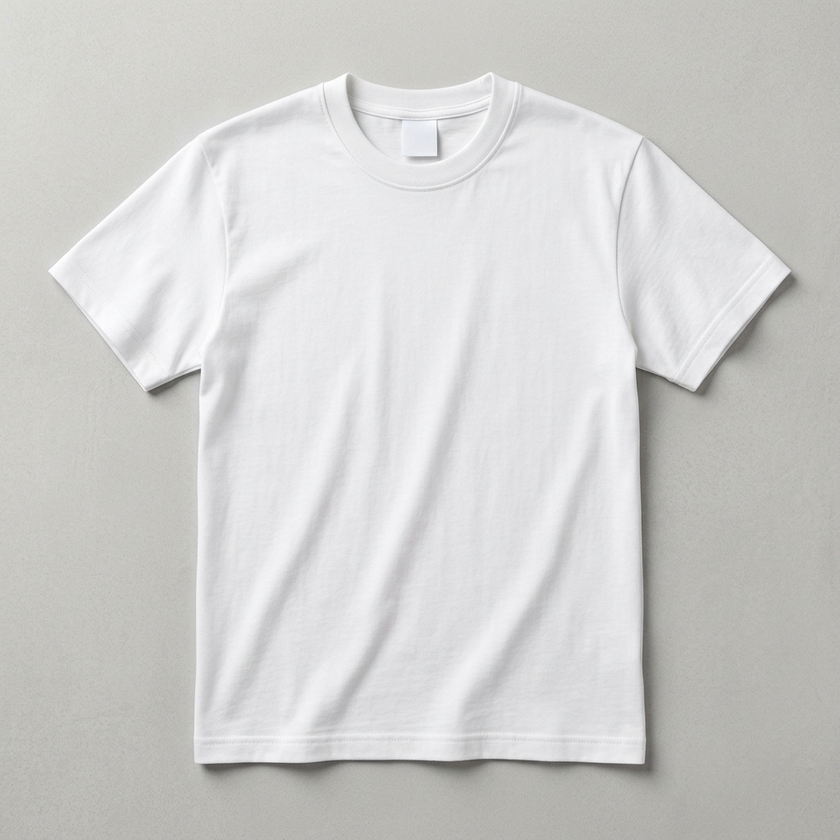
#> input picture assets/front.png, 840 x 840 px, shrunk from 1024 x 1024 before the run
$ python make_black.py
#> lines starting #> are read from the running program, lines starting #| are printed output that depends on the picture
import cv2
import numpy as np

def make_black(img_path, mask_path, out_path):
#> called with img_path = 'assets/front.png', mask_path = 'assets/mask_front.png', out_path = 'assets/front_black.png'
    img = cv2.imread(img_path, cv2.IMREAD_UNCHANGED)
#> img is the input picture: shape (840, 840, 3); mean B, G, R 206.1, 207.5, 207.8
    mask_img = cv2.imread(mask_path, cv2.IMREAD_UNCHANGED)
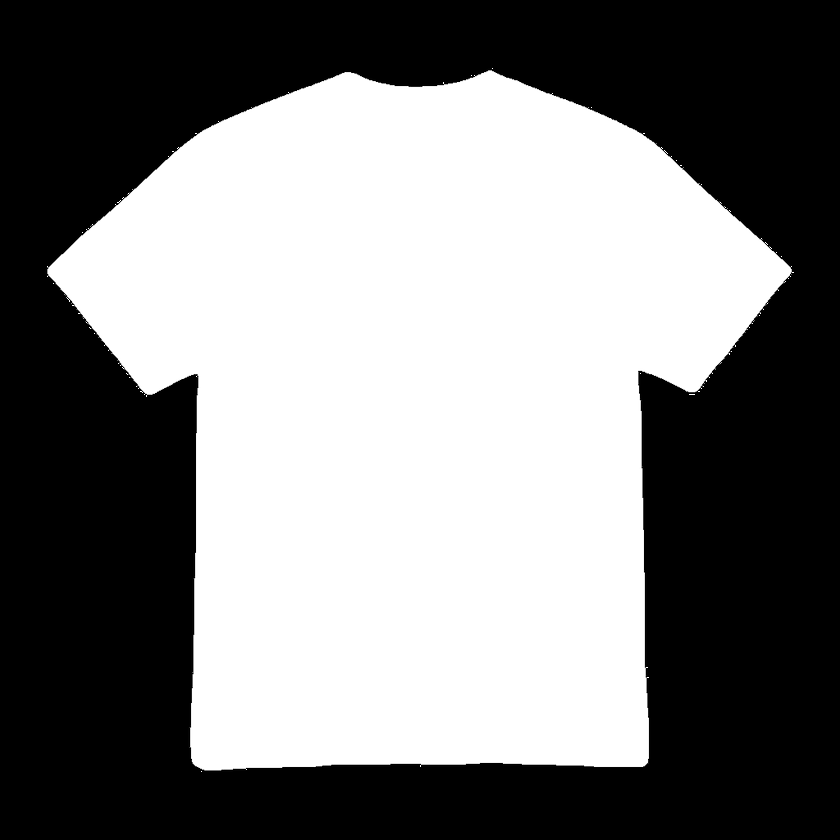
#> input picture assets/mask_front.png, 840 x 840 px, shrunk from 1024 x 1024 before the run
#> mask_img is the input picture: shape (840, 840, 4); mean B, G, R, A 124.9, 124.9, 124.9, 124.8

    if img is None or mask_img is None:
        print(f"Skipping {img_path} (missing file)")
        return

    # Get alpha channel of mask
    if mask_img.shape[2] == 4:
        mask = mask_img[:,:,3]
    else:
        # If mask is grayscale
        mask = cv2.cvtColor(mask_img, cv2.COLOR_BGR2GRAY)

    # Normalize mask to 0-1
    mask_float = mask.astype(np.float32) / 255.0
    mask_3d = np.dstack([mask_float, mask_float, mask_float])

    # We will invert the RGB channels.
    bgr = img[:,:,:3].astype(np.float32)

    # Invert
    inverted = 255.0 - bgr

    # To make it look like a nice black (not 100% pitch black), maybe scale it slightly
    # inverted = inverted * 0.8 + 20

    # Blend with original using mask
    blended = bgr * (1 - mask_3d) + inverted * mask_3d
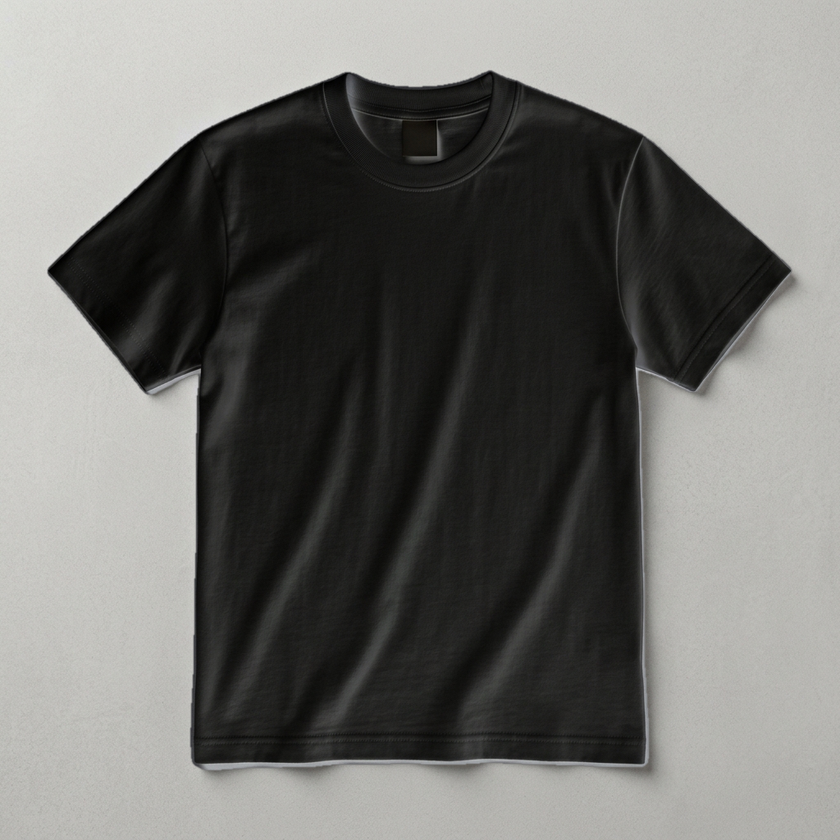
#> blended: shape (840, 840, 3) float32; mean B, G, R 109.5, 112.6, 112.9

    # Put back into uint8
    out = np.clip(blended, 0, 255).astype(np.uint8)

    # Add alpha back if original had it
    if img.shape[2] == 4:
        out = np.dstack([out, img[:,:,3]])

    cv2.imwrite(out_path, out)
    print(f"Generated {out_path}")

make_black('assets/front.png', 'assets/mask_front.png', 'assets/front_black.png')
make_black('assets/back.png', 'assets/mask_back.png', 'assets/back_black.png')
#> call 2 of make_black, with img_path = 'assets/back.png', mask_path = 'assets/mask_back.png', out_path = 'assets/back_black.png'
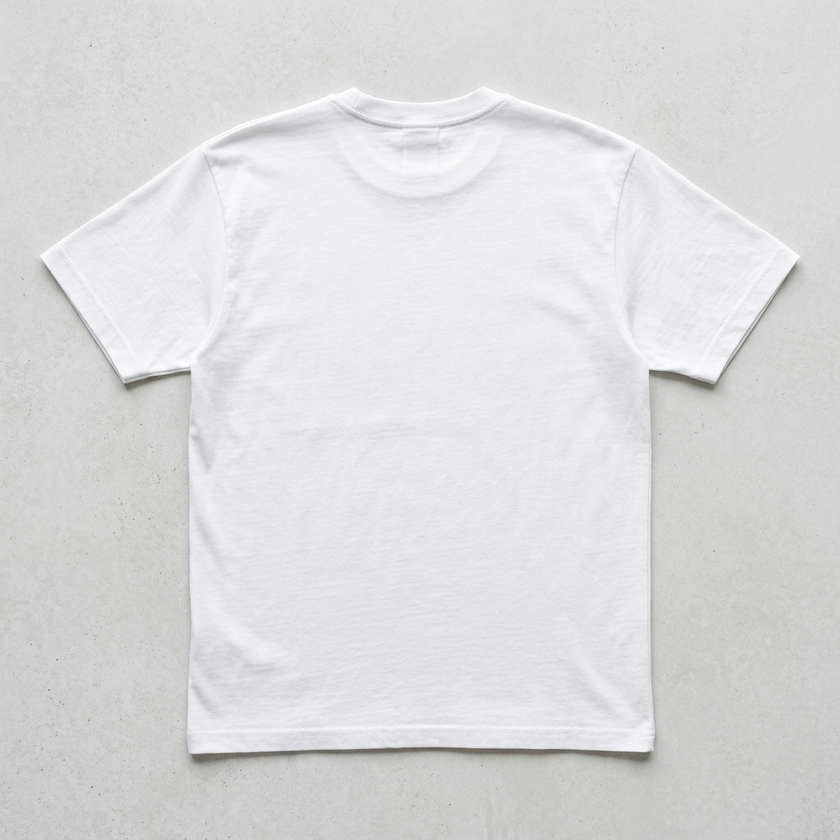
#> input picture assets/back.png, 840 x 840 px, shrunk from 1024 x 1024 before the run
#> in make_black, img is the input picture: shape (840, 840, 3); mean B, G, R 220.6, 219.1, 219.2
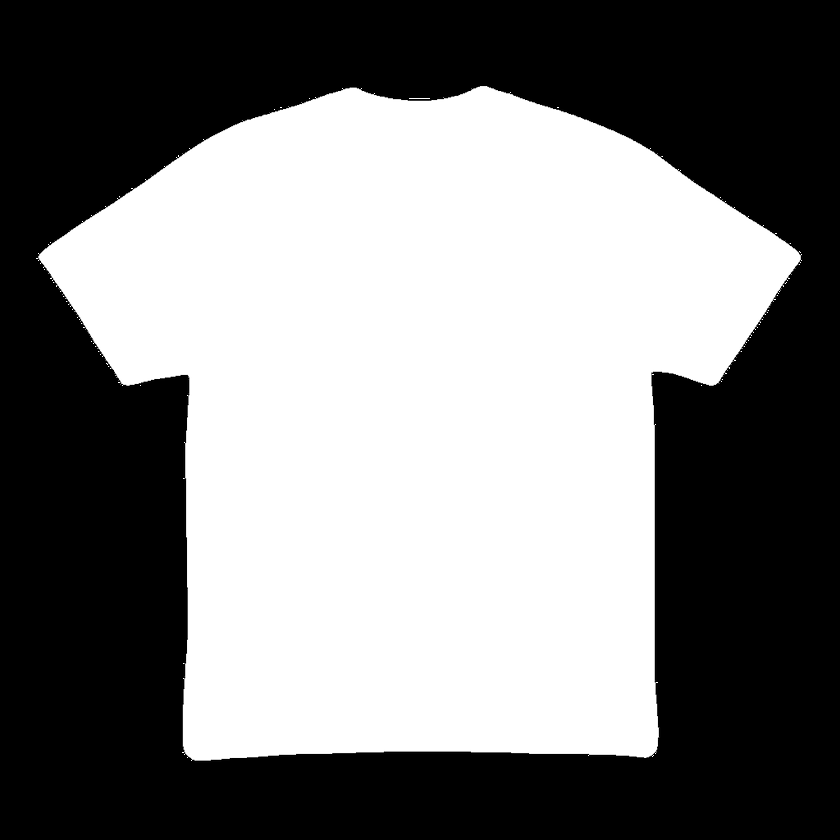
#> input picture assets/mask_back.png, 840 x 840 px, shrunk from 1024 x 1024 before the run
#> in make_black, mask_img is the input picture: shape (840, 840, 4); mean B, G, R, A 124.4, 124.4, 124.4, 124.2
#> in make_black (call 2), `inverted = 255.0 - bgr`:
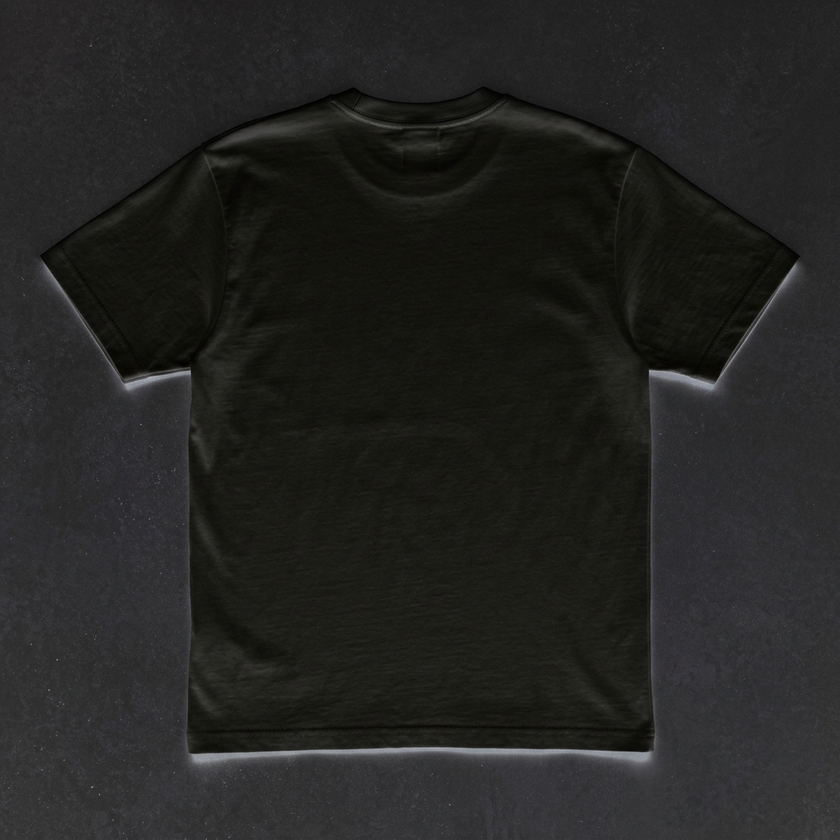
#> inverted: shape (840, 840, 3) float32; mean B, G, R 34.4, 35.9, 35.8
#> in make_black (call 2), `blended = bgr * (1 - mask_3d) + inverted * mask_3d`:
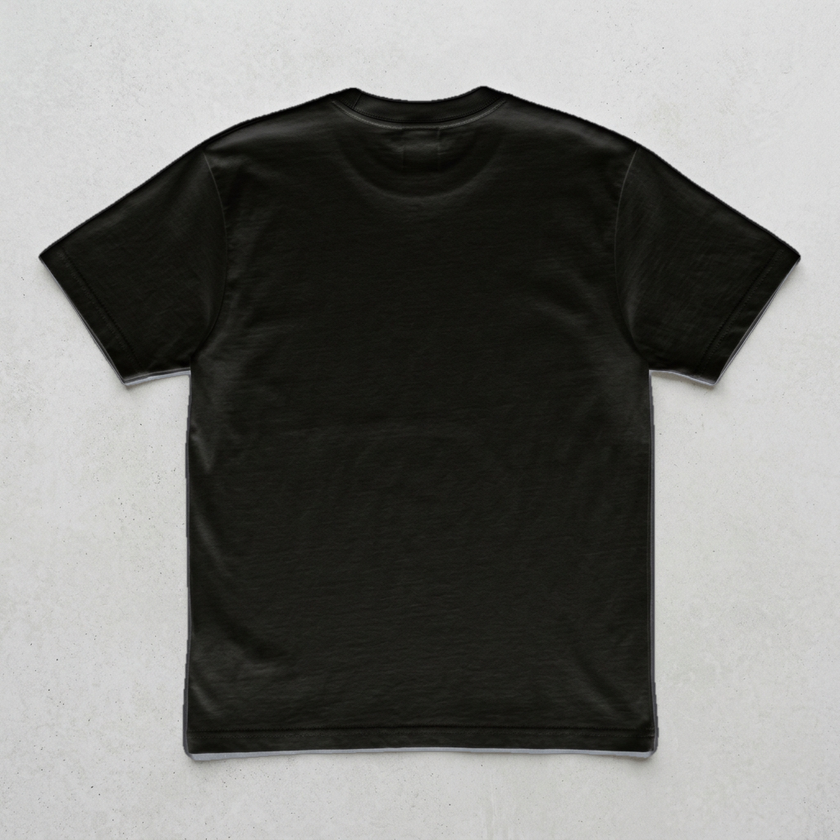
#> blended: shape (840, 840, 3) float32; mean B, G, R 117.4, 120.3, 120
make_black('assets/outer_collar.png', 'assets/mask_collar.png', 'assets/outer_collar_black.png')
make_black('assets/inner_tag.png', 'assets/mask_inner.png', 'assets/inner_tag_black.png')
make_black('assets/model_male.png', 'assets/mask_model_male.png', 'assets/model_male_black.png')
make_black('assets/model_female.png', 'assets/mask_model_female.png', 'assets/model_female_black.png')
